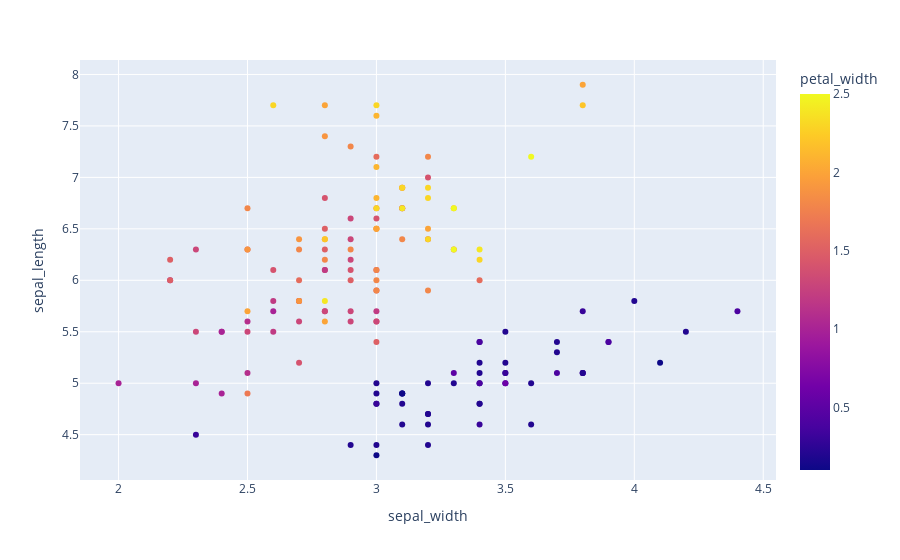

The cell this chart's notebook holds for it:
### Code cell
fig = px.scatter(iris, 
                 x="sepal_width", 
                 y="sepal_length", 
                 color='petal_width')
fig.show()

### Figure 1 — Plotly figure (JSON) as saved in the notebook; plotly's stock layout.template omitted (floating-point values rounded to 4 significant figures; data arrays with more than 128 entries replaced by an {"elided": "..."} marker saying what was removed)
{"data": [{"hovertemplate": "sepal_width=%{x}<br>sepal_length=%{y}<br>petal_width=%{marker.color}<extra></extra>", "legendgroup": "", "marker": {"color": {"elided": "150 float values"}, "coloraxis": "coloraxis", "symbol": "circle"}, "mode": "markers", "name": "", "orientation": "v", "showlegend": false, "type": "scatter", "x": {"elided": "150 float values"}, "xaxis": "x", "y": {"elided": "150 float values"}, "yaxis": "y"}], "layout": {"coloraxis": {"colorbar": {"title": {"text": "petal_width"}}, "colorscale": [[0, "#0d0887"], [0.1111, "#46039f"], [0.2222, "#7201a8"], [0.3333, "#9c179e"], [0.4444, "#bd3786"], [0.5556, "#d8576b"], [0.6667, "#ed7953"], [0.7778, "#fb9f3a"], [0.8889, "#fdca26"], [1, "#f0f921"]]}, "legend": {"tracegroupgap": 0}, "margin": {"t": 60}, "xaxis": {"anchor": "y", "domain": [0, 1], "title": {"text": "sepal_width"}}, "yaxis": {"anchor": "x", "domain": [0, 1], "title": {"text": "sepal_length"}}}}
